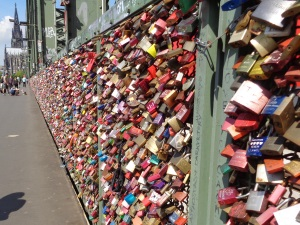
#> input picture resizing/image_300x225.jpg, 300 x 225 px
$ python resizing.py
#> lines starting #> are read from the running program, lines starting #| are printed output that depends on the picture
import cv2
import numpy as np
import os

# Arbeitsverzeichnis einstellen
os.chdir(r'c:\projects\py\opencv-examples\resizing')

# Bild laden
image = cv2.imread('image_300x225.jpg', cv2.IMREAD_UNCHANGED)
#> image is the input picture: shape (225, 300, 3); mean B, G, R 100.1, 108.5, 128.8

# Verschiedene Größen
half = cv2.resize(image, (0, 0), fx = 0.5, fy = 0.5)
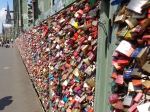
#> half: shape (112, 150, 3); mean B, G, R 100.2, 108.6, 128.8
bigger = cv2.resize(image, (900, 675))
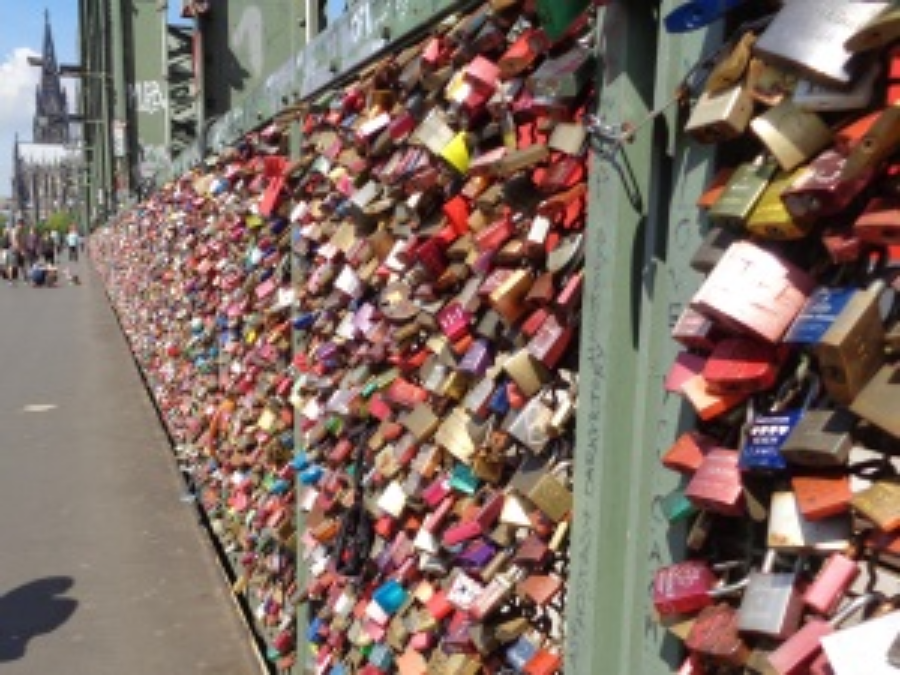
#> bigger: shape (675, 900, 3); mean B, G, R 100, 108.4, 128.7
interpol = cv2.resize(image, (900, 675),
                      interpolation = cv2.INTER_LANCZOS4)
images = [image, half, bigger, interpol]

# Verschiedene Titel
titles = ["original", "half", "bigger", "interpol"]

# Anzeige
for i in range(len(images)):
    cv2.imshow(titles[i], images[i])
#> this loop made 4 passes

cv2.waitKey(0)
cv2.destroyAllWindows()
